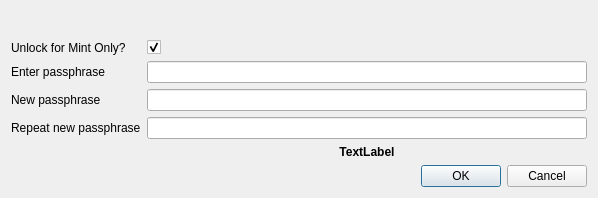
<?xml version="1.0" encoding="UTF-8"?>
<ui version="4.0">
 <class>AskPassphraseDialog</class>
 <widget class="QDialog" name="AskPassphraseDialog">
  <property name="geometry">
   <rect>
    <x>0</x>
    <y>0</y>
    <width>598</width>
    <height>198</height>
   </rect>
  </property>
  <property name="sizePolicy">
   <sizepolicy hsizetype="Preferred" vsizetype="Minimum">
    <horstretch>0</horstretch>
    <verstretch>0</verstretch>
   </sizepolicy>
  </property>
  <property name="minimumSize">
   <size>
    <width>550</width>
    <height>0</height>
   </size>
  </property>
  <property name="windowTitle">
   <string>Dialog</string>
  </property>
  <layout class="QVBoxLayout" name="verticalLayout">
   <item>
    <widget class="QLabel" name="warningLabel">
     <property name="textFormat">
      <enum>Qt::RichText</enum>
     </property>
     <property name="wordWrap">
      <bool>true</bool>
     </property>
    </widget>
   </item>
   <item>
    <layout class="QFormLayout" name="formLayout">
     <property name="fieldGrowthPolicy">
      <enum>QFormLayout::AllNonFixedFieldsGrow</enum>
     </property>
      <item row="1" column="0">
      <widget class="QLabel" name="mintOnlyLabel">
       <property name="text">
        <string>Unlock for Mint Only?</string>
       </property>
      </widget>
     </item>
     <item row="1" column="1">
      <widget class="QCheckBox" name="mintOnly">
       <property name="checked">
        <bool>true</bool>
       </property>
      </widget>
     </item>
     <item row="2" column="0">
      <widget class="QLabel" name="passLabel1">
       <property name="text">
        <string>Enter passphrase</string>
       </property>
      </widget>
     </item>
     <item row="2" column="1">
      <widget class="QLineEdit" name="passEdit1">
       <property name="echoMode">
        <enum>QLineEdit::Password</enum>
       </property>
      </widget>
     </item>
     <item row="3" column="0">
      <widget class="QLabel" name="passLabel2">
       <property name="text">
        <string>New passphrase</string>
       </property>
      </widget>
     </item>
     <item row="3" column="1">
      <widget class="QLineEdit" name="passEdit2">
       <property name="echoMode">
        <enum>QLineEdit::Password</enum>
       </property>
      </widget>
     </item>
     <item row="4" column="0">
      <widget class="QLabel" name="passLabel3">
       <property name="text">
        <string>Repeat new passphrase</string>
       </property>
      </widget>
     </item>
     <item row="4" column="1">
      <widget class="QLineEdit" name="passEdit3">
       <property name="echoMode">
        <enum>QLineEdit::Password</enum>
       </property>
      </widget>
     </item>
     <item row="5" column="1">
      <widget class="QLabel" name="capsLabel">
       <property name="styleSheet">
        <string notr="true">#capsLabel {
    font: bold;
}</string>
       </property>
       <property name="text">
        <string>TextLabel</string>
       </property>
       <property name="alignment">
        <set>Qt::AlignCenter</set>
       </property>
      </widget>
     </item>
    </layout>
   </item>
   <item>
    <widget class="QDialogButtonBox" name="buttonBox">
     <property name="orientation">
      <enum>Qt::Horizontal</enum>
     </property>
     <property name="standardButtons">
      <set>QDialogButtonBox::Cancel|QDialogButtonBox::Ok</set>
     </property>
    </widget>
   </item>
  </layout>
 </widget>
 <resources/>
 <connections>
  <connection>
   <sender>buttonBox</sender>
   <signal>accepted()</signal>
   <receiver>AskPassphraseDialog</receiver>
   <slot>accept()</slot>
   <hints>
    <hint type="sourcelabel">
     <x>248</x>
     <y>254</y>
    </hint>
    <hint type="destinationlabel">
     <x>157</x>
     <y>274</y>
    </hint>
   </hints>
  </connection>
  <connection>
   <sender>buttonBox</sender>
   <signal>rejected()</signal>
   <receiver>AskPassphraseDialog</receiver>
   <slot>reject()</slot>
   <hints>
    <hint type="sourcelabel">
     <x>316</x>
     <y>260</y>
    </hint>
    <hint type="destinationlabel">
     <x>286</x>
     <y>274</y>
    </hint>
   </hints>
  </connection>
 </connections>
</ui>
